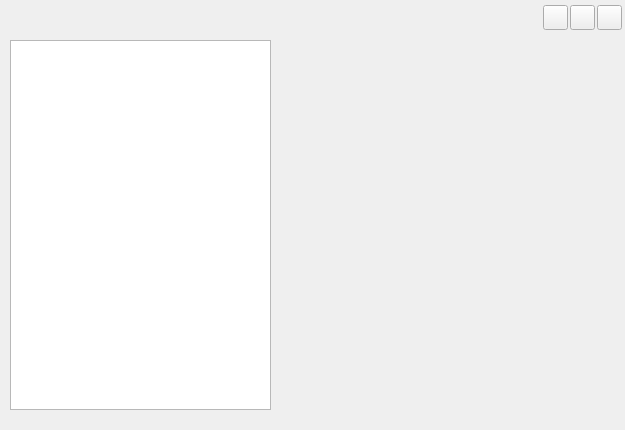
<?xml version="1.0" encoding="UTF-8"?>
<ui version="4.0">
 <class>WeatherApplication</class>
 <widget class="QWidget" name="WeatherApplication">
  <property name="geometry">
   <rect>
    <x>0</x>
    <y>0</y>
    <width>625</width>
    <height>430</height>
   </rect>
  </property>
  <property name="windowTitle">
   <string>WeatherApplication</string>
  </property>
  <property name="styleSheet">
   <string notr="true"/>
  </property>
  <widget class="QLabel" name="background">
   <property name="geometry">
    <rect>
     <x>0</x>
     <y>0</y>
     <width>625</width>
     <height>430</height>
    </rect>
   </property>
   <property name="styleSheet">
    <string notr="true"/>
   </property>
  </widget>
  <widget class="QStackedWidget" name="stackedWidget">
   <property name="geometry">
    <rect>
     <x>290</x>
     <y>40</y>
     <width>321</width>
     <height>370</height>
    </rect>
   </property>
  </widget>
  <widget class="WeatherAddItemTableWidget" name="addItemTableWidget">
   <property name="geometry">
    <rect>
     <x>10</x>
     <y>40</y>
     <width>261</width>
     <height>370</height>
    </rect>
   </property>
  </widget>
  <widget class="QLabel" name="windowIcon">
   <property name="geometry">
    <rect>
     <x>10</x>
     <y>5</y>
     <width>30</width>
     <height>30</height>
    </rect>
   </property>
   <property name="styleSheet">
    <string notr="true">border-image: url(:/image/appIcon);</string>
   </property>
  </widget>
  <widget class="QToolButton" name="windowClose">
   <property name="geometry">
    <rect>
     <x>597</x>
     <y>5</y>
     <width>25</width>
     <height>25</height>
    </rect>
   </property>
  </widget>
  <widget class="QToolButton" name="minimization">
   <property name="geometry">
    <rect>
     <x>570</x>
     <y>5</y>
     <width>25</width>
     <height>25</height>
    </rect>
   </property>
  </widget>
  <widget class="QToolButton" name="windowAbout">
   <property name="geometry">
    <rect>
     <x>543</x>
     <y>5</y>
     <width>25</width>
     <height>25</height>
    </rect>
   </property>
  </widget>
 </widget>
 <layoutdefault spacing="6" margin="11"/>
 <customwidgets>
  <customwidget>
   <class>WeatherAddItemTableWidget</class>
   <extends>QListView</extends>
   <header>weatheradditemtablewidget.h</header>
  </customwidget>
 </customwidgets>
 <resources/>
 <connections/>
</ui>
